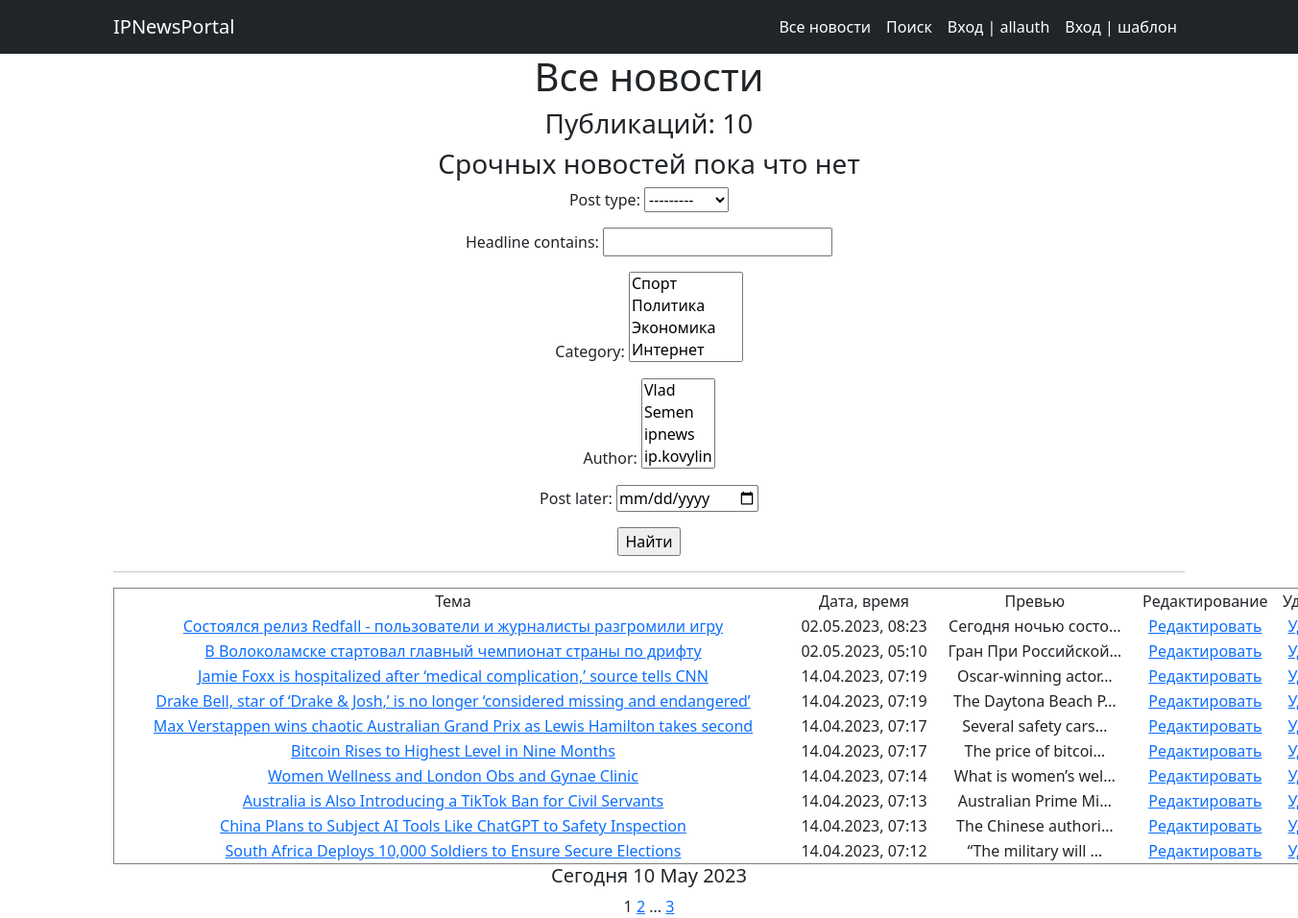
Page /news/ on the committed database.
### PortalApp/models.py (models this page shows, shortened)
class Post(models.Model):
    author = models.ForeignKey('Author', on_delete=models.CASCADE)
    post_type = models.CharField(max_length=4, choices=PostType, default=news)
    date_time = models.DateTimeField(auto_now_add=True)
    category = models.ManyToManyField('Category', through='PostCategory')
    headline = models.CharField(max_length=255)
    text = models.TextField()
    rating = models.IntegerField(default=0)

### PortalApp/views.py (the view)
# urls.py: path('', AllNews.as_view(), name='all_posts'),
class AllNews(ListView):
    model = Post
    ordering = '-date_time'
    template_name = 'allnews.html'
    context_object_name = 'all_news'    #обращение
    paginate_by = 10
    def get_queryset(self):
        queryset = super().get_queryset()
        self.filterset = PostFilter(self.request.GET, queryset)
        return self.filterset.qs
    def get_context_data(self, **kwargs):
        context = super().get_context_data(**kwargs)
        context['time_now'] = datetime.utcnow()
        context['breaking_news'] = None
        context['filterset'] = self.filterset
        return context

### PortalApp/models.py (called while the page is built)
    def __str__(self):
        return f'{self.user}'

    def __str__(self):
        return self.category_name

### PortalApp/templatetags/custom_filters.py (called while the page is built)
@register.filter()
def censor(value):
    if not isinstance(value,str):
        raise ValueError('Тип должен быть строковый')
    bad_words = ['редиска', 'дурак']
    words = value.split()
    for i in range(len(words)):
        word = words[i]
        if word.lower() in bad_words:
            words[i] =words[i][0] + '*' * len(word)
    censored_value = ' '.join(words)
    return censored_value

### PortalApp/templatetags/custom_tags.py (called while the page is built)
@register.simple_tag()
def current_time(format_string='%b %d %Y'):
    return datetime.utcnow().strftime(format_string)

@register.simple_tag(takes_context=True)
def url_replace(context, **kwargs):
    d = context['request'].GET.copy()
    for k, v in kwargs.items():
        d[k] = v
    return d.urlencode()

### templates/allnews.html (shortened to what this page needs)
{% extends 'flatpages/default.html' %}
{% load custom_filters %}
{% load custom_tags %}
{% block content %}
<h1>Все новости</h1>
<h3>Публикаций: {{ all_news|length }}</h3>
<h3> {{ breaking_news|default_if_none:"Срочных новостей пока что нет" }} </h3>
    <form action="" method="get">
           {{ filterset.form.as_p }}
           <input type="submit" value="Найти" />
     </form>
<hr>
{% if all_news %}
    <table border="1" width="1300" style="border-collapse:collapse;">
        <tr>
            <td>Тема</td>
            <td>Дата, время</td>
            <td>Превью</td>
            <td>Редактирование</td>
            <td>Удаление</td>
        </tr>
        {% for all_news in all_news %}
        <tr>
            <td><a href="http://127.0.0.1:8000/news/{{ all_news.pk }}">{{ all_news.headline|censor }}</a></td>
            <td>{{ all_news.date_time|date:"d.m.Y" }}, {{ all_news.date_time|time:"H:i" }}</td>
            <td>{{ all_news.text|truncatechars:20|censor }}</td>
            <td><a href="http://127.0.0.1:8000/news/{{ all_news.pk }}/update/">Редактировать</a></td>
            <td><a href="http://127.0.0.1:8000/news/{{ all_news.pk }}/delete/">Удалить</a></td>
        </tr>
        {% endfor %}
    </table>
<h5>Сегодня {% current_time '%d %b %Y' %}</h5>
{% else %}
<h2>Новостей нет</h2>
{% endif%}
{{ page_obj.number }}
{% if page_obj.has_next %}
    <a href="?{% url_replace page=page_obj.next_page_number %}">{{ page_obj.next_page_number }}</a>
    {% if paginator.num_pages != page_obj.next_page_number %}
        ...
        <a href="?{% url_replace page=page_obj.paginator.num_pages %}">{{ page_obj.paginator.num_pages }}</a>
    {% endif %}
{% endif %}
{% endblock content %}

### rows in the picture
Post: headline|censor "Состоялся релиз Redfall - пользователи и журналисты разгромили игру", date_time "02.05.2023", date_time "08:23", text|censor "Сегодня ночью состо…"
Post: headline|censor "В Волоколамске стартовал главный чемпионат страны по дрифту", date_time "02.05.2023", date_time "05:10", text|censor "Гран При Российской…"
Post: headline|censor "Jamie Foxx is hospitalized after ‘medical complication,’ source tells CNN", date_time "14.04.2023", date_time "07:19", text|censor "Oscar-winning actor…"
Post: headline|censor "Drake Bell, star of ‘Drake & Josh,’ is no longer ‘considered missing and endangered’", date_time "14.04.2023", date_time "07:19", text|censor "The Daytona Beach P…"
Post: headline|censor "Max Verstappen wins chaotic Australian Grand Prix as Lewis Hamilton takes second", date_time "14.04.2023", date_time "07:17", text|censor "Several safety cars…"
Post: headline|censor "Bitcoin Rises to Highest Level in Nine Months", date_time "14.04.2023", date_time "07:17", text|censor "The price of bitcoi…"
Post: headline|censor "Women Wellness and London Obs and Gynae Clinic", date_time "14.04.2023", date_time "07:14", text|censor "What is women’s wel…"
Post: headline|censor "Australia is Also Introducing a TikTok Ban for Civil Servants", date_time "14.04.2023", date_time "07:13", text|censor "Australian Prime Mi…"
Post: headline|censor "China Plans to Subject AI Tools Like ChatGPT to Safety Inspection", date_time "14.04.2023", date_time "07:13", text|censor "The Chinese authori…"
Post: headline|censor "South Africa Deploys 10,000 Soldiers to Ensure Secure Elections", date_time "14.04.2023", date_time "07:12", text|censor "“The military will …"

### other values in the picture
{{ all_news|length }} "10"
{{ breaking_news|default_if_none:"Срочных новостей пока что нет" }} "Срочных новостей пока что нет"
{{ page_obj.number }} "1"
{{ page_obj.next_page_number }} "2"
{{ page_obj.paginator.num_pages }} "3"
